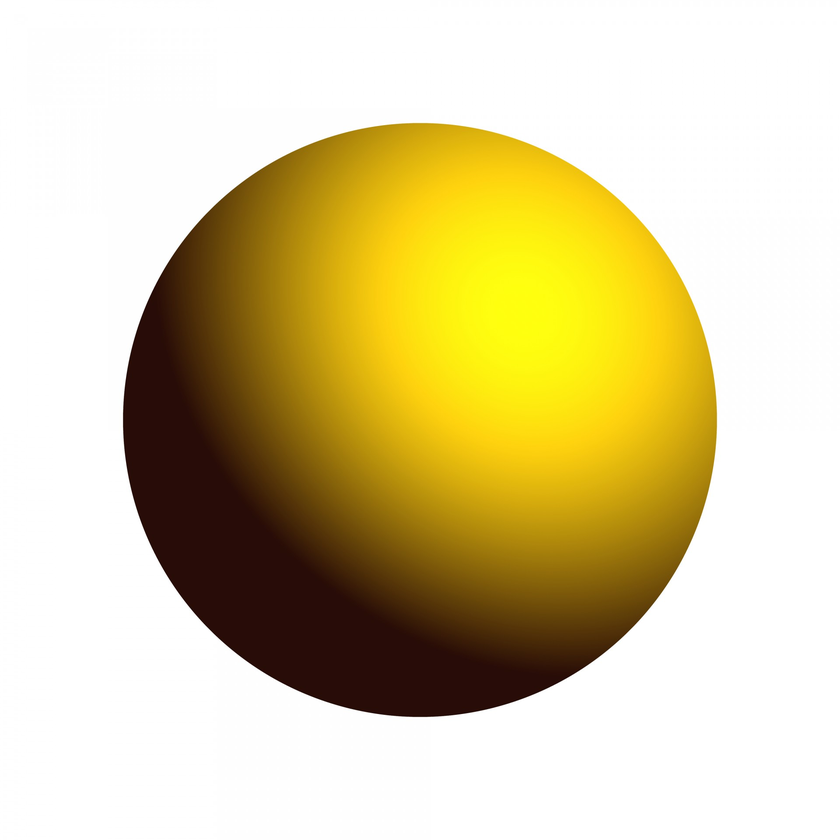
#> input picture src/fields/images/image.png, 840 x 840 px, shrunk from 1920 x 1920 before the run, found by its file name
$ python fast_canny.py
#> lines starting #> are read from the running program, lines starting #| are printed output that depends on the picture; after the words box and inside, x2 and y2 are one past the last pixel; in counts of white or black regions, pixels touching at a corner belong together
import cv2
import numpy as np
from PIL import Image
import time

def fast_canny(input_path, output_path=None, low_threshold=100, high_threshold=200):
    """
    Apply fast Canny edge detection to an image file and save or return the result.
    Args:
        input_path: Path to the input image (PNG, JPG, etc.)
        output_path: If provided, save the result to this path
        low_threshold: Lower bound for hysteresis thresholding
        high_threshold: Upper bound for hysteresis thresholding
    Returns:
        The edge-detected image as a numpy array (uint8)
    """
#> called with output_path = 'image_canny.png', low_threshold = 100, high_threshold = 200
    img = np.array(Image.open(input_path).convert('L'))  # Convert to grayscale
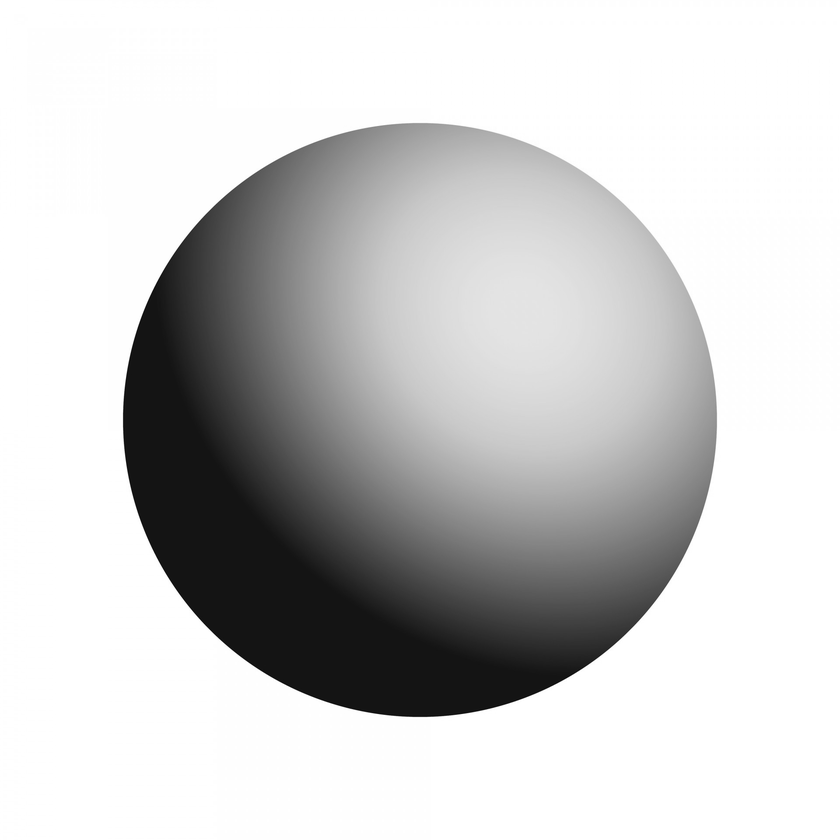
#> img: shape (840, 840); min 6, max 255, mean 203.1
    start=time.time()
    edges = cv2.Canny(img, low_threshold, high_threshold)
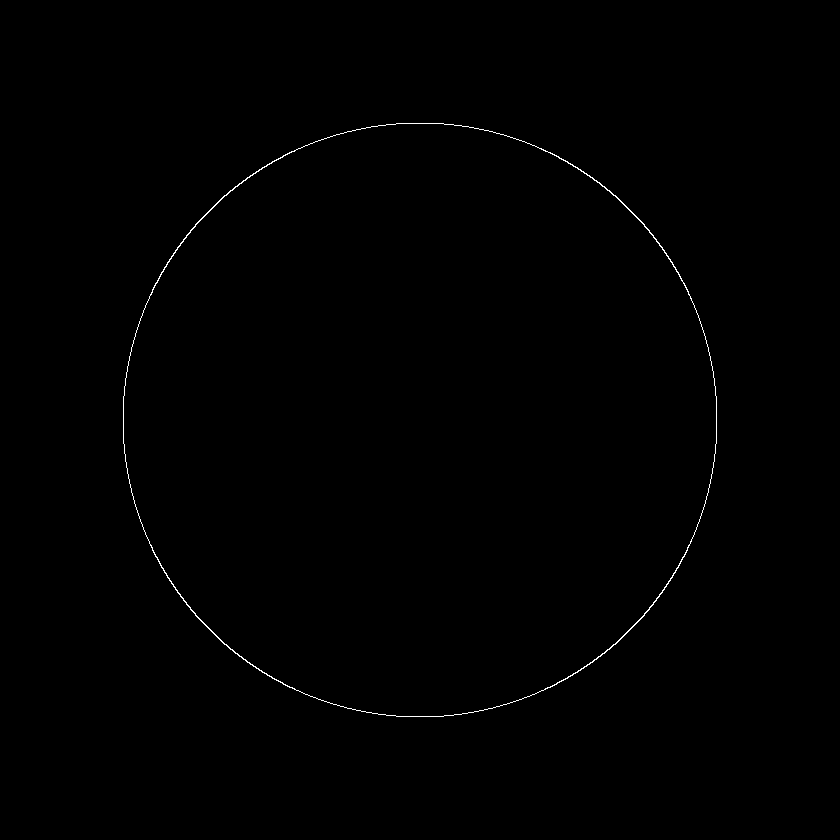
#> edges: shape (840, 840); 0.31% white in thin lines or dots, all inside (x1, y1, x2, y2) = (123, 123, 717, 717)
    if output_path:
        Image.fromarray(edges).save(output_path)
    elapsed = time.time() - start
    print(f"Fast Canny edge detection took {elapsed:.3f} seconds")
    return edges

if __name__ == "__main__":
    # Example usage: apply to the rendered sphere image
    edges = fast_canny("C:/Users/corre/ComfyUI/custom_nodes/PIC-2025/image.png", output_path="image_canny.png")
    print("Canny edge image saved as multi_sphere_render_canny.png")
#"src\controllnet\multi_sphere_render.png"

$ run again, with src/controllnet/multi_sphere_render.png copied over src/fields/images/image.png
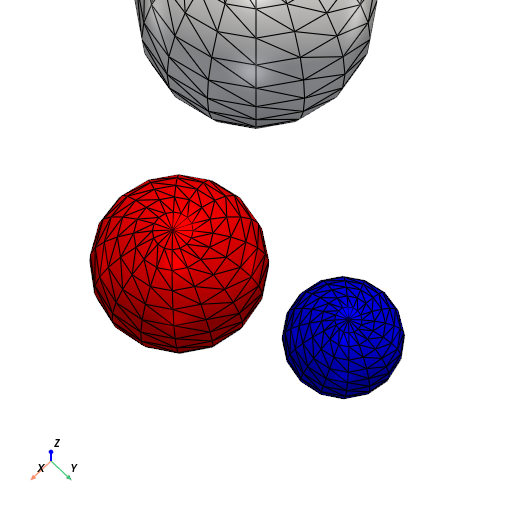
#> input picture src/controllnet/multi_sphere_render.png, 512 x 512 px, found by its file name
#> in fast_canny, `img = np.array(Image.open(input_path).convert('L'))`:
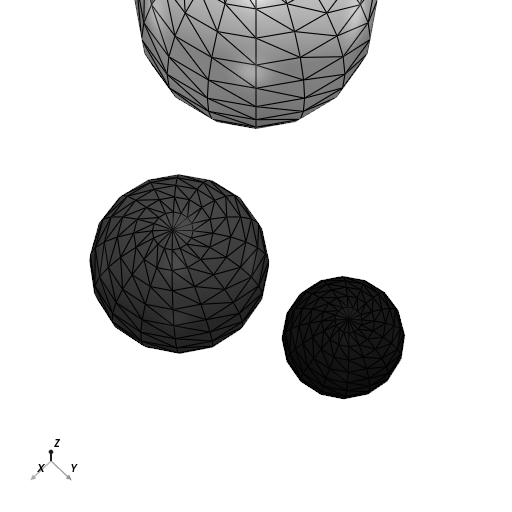
#> img: shape (512, 512); min 0, max 255, mean 211.8
#> in fast_canny, `edges = cv2.Canny(img, low_threshold, high_threshold)`:
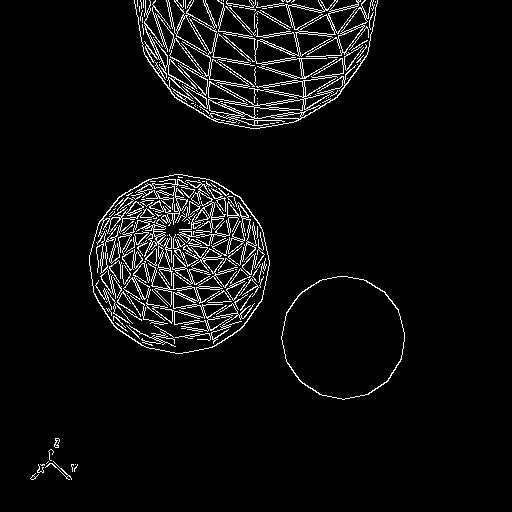
#> edges: shape (512, 512); 5.2% white in thin lines or dots, all inside (x1, y1, x2, y2) = (30, 0, 405, 480)
